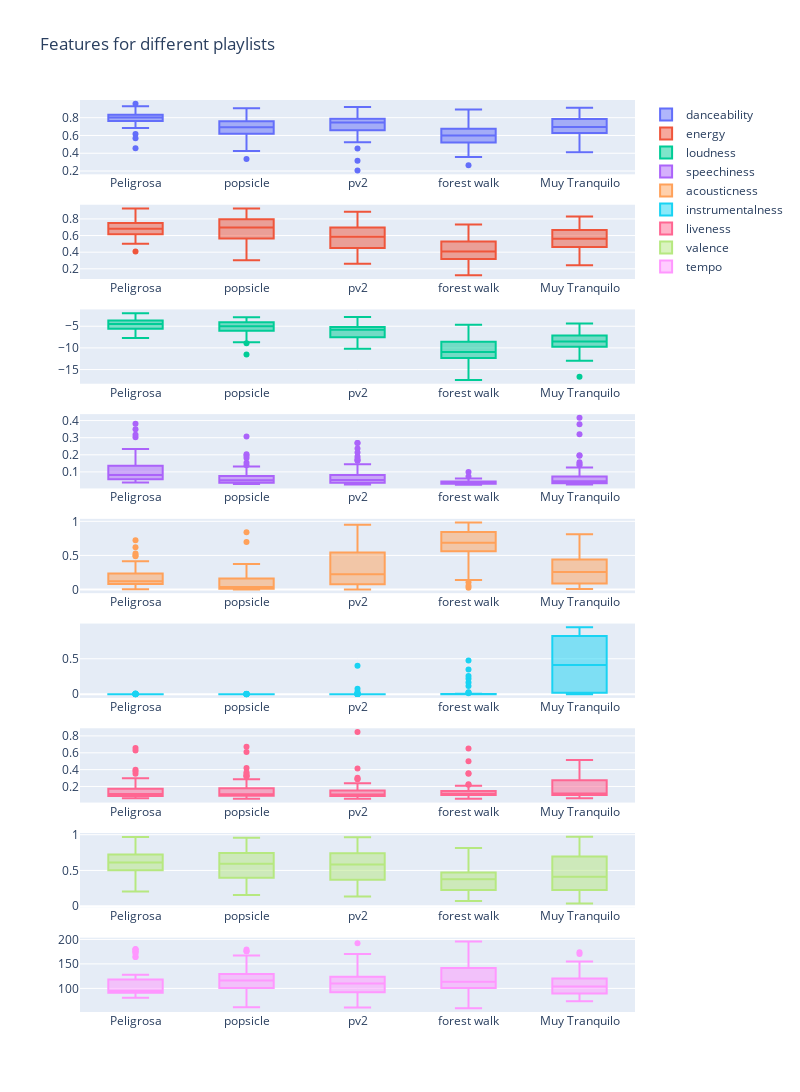

The cell this chart's notebook holds for it:
### Code cell
fig = make_subplots(rows=len(cols), cols=1)
for i, col in enumerate(cols):
    fig.add_trace(go.Box(x=df['playlist'], y=df[col], name=col), row=i+1, col=1)

fig.update_layout(height=2000, width=800, title_text="Features for different playlists")
fig.show()

### Figure 1 — Plotly figure (JSON) as saved in the notebook; plotly's stock layout.template omitted (floating-point values rounded to 4 significant figures; data arrays with more than 128 entries replaced by an {"elided": "..."} marker saying what was removed)
{"data": [{"name": "danceability", "type": "box", "x": {"elided": "247 str values"}, "xaxis": "x", "y": {"elided": "247 float values"}, "yaxis": "y"}, {"name": "energy", "type": "box", "x": {"elided": "247 str values"}, "xaxis": "x2", "y": {"elided": "247 float values"}, "yaxis": "y2"}, {"name": "loudness", "type": "box", "x": {"elided": "247 str values"}, "xaxis": "x3", "y": {"elided": "247 float values"}, "yaxis": "y3"}, {"name": "speechiness", "type": "box", "x": {"elided": "247 str values"}, "xaxis": "x4", "y": {"elided": "247 float values"}, "yaxis": "y4"}, {"name": "acousticness", "type": "box", "x": {"elided": "247 str values"}, "xaxis": "x5", "y": {"elided": "247 float values"}, "yaxis": "y5"}, {"name": "instrumentalness", "type": "box", "x": {"elided": "247 str values"}, "xaxis": "x6", "y": {"elided": "247 float values"}, "yaxis": "y6"}, {"name": "liveness", "type": "box", "x": {"elided": "247 str values"}, "xaxis": "x7", "y": {"elided": "247 float values"}, "yaxis": "y7"}, {"name": "valence", "type": "box", "x": {"elided": "247 str values"}, "xaxis": "x8", "y": {"elided": "247 float values"}, "yaxis": "y8"}, {"name": "tempo", "type": "box", "x": {"elided": "247 str values"}, "xaxis": "x9", "y": {"elided": "247 float values"}, "yaxis": "y9"}], "layout": {"height": 2000, "title": {"text": "Features for different playlists"}, "width": 800, "xaxis": {"anchor": "y", "domain": [0, 1]}, "xaxis2": {"anchor": "y2", "domain": [0, 1]}, "xaxis3": {"anchor": "y3", "domain": [0, 1]}, "xaxis4": {"anchor": "y4", "domain": [0, 1]}, "xaxis5": {"anchor": "y5", "domain": [0, 1]}, "xaxis6": {"anchor": "y6", "domain": [0, 1]}, "xaxis7": {"anchor": "y7", "domain": [0, 1]}, "xaxis8": {"anchor": "y8", "domain": [0, 1]}, "xaxis9": {"anchor": "y9", "domain": [0, 1]}, "yaxis": {"anchor": "x", "domain": [0.9185, 1]}, "yaxis2": {"anchor": "x2", "domain": [0.8037, 0.8852]}, "yaxis3": {"anchor": "x3", "domain": [0.6889, 0.7704]}, "yaxis4": {"anchor": "x4", "domain": [0.5741, 0.6556]}, "yaxis5": {"anchor": "x5", "domain": [0.4593, 0.5407]}, "yaxis6": {"anchor": "x6", "domain": [0.3444, 0.4259]}, "yaxis7": {"anchor": "x7", "domain": [0.2296, 0.3111]}, "yaxis8": {"anchor": "x8", "domain": [0.1148, 0.1963]}, "yaxis9": {"anchor": "x9", "domain": [0, 0.08148]}}}
